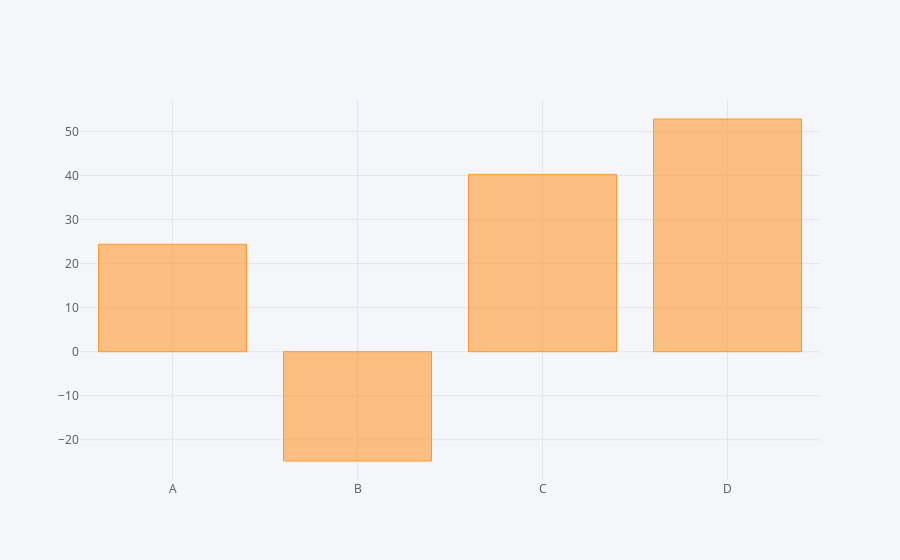

Notebook cell for this chart:
### Markdown cell above
#### Bar plots
~
Use the .iplot() method with arguments kind (defines plot type), and an aggregate method to group data by. When we hover over the content we are able to view the actual data.

### Code cell
df.sum().iplot(kind='bar')

### Figure 1 — Plotly figure (JSON) as saved in the notebook; plotly's stock layout.template omitted (floating-point values rounded to 4 significant figures)
{"data": [{"marker": {"color": "rgba(255, 153, 51, 0.6)", "line": {"color": "rgba(255, 153, 51, 1.0)", "width": 1}}, "name": "None", "orientation": "v", "text": "", "type": "bar", "uid": "b373ba12-e44c-4762-976b-05fe23b92ad5", "x": ["A", "B", "C", "D"], "y": [24.38, -24.82, 40.25, 52.82]}], "layout": {"legend": {"bgcolor": "#F5F6F9", "font": {"color": "#4D5663"}}, "paper_bgcolor": "#F5F6F9", "plot_bgcolor": "#F5F6F9", "title": {"font": {"color": "#4D5663"}}, "xaxis": {"gridcolor": "#E1E5ED", "showgrid": true, "tickfont": {"color": "#4D5663"}, "title": {"font": {"color": "#4D5663"}, "text": ""}, "zerolinecolor": "#E1E5ED"}, "yaxis": {"gridcolor": "#E1E5ED", "showgrid": true, "tickfont": {"color": "#4D5663"}, "title": {"font": {"color": "#4D5663"}, "text": ""}, "zerolinecolor": "#E1E5ED"}}}
